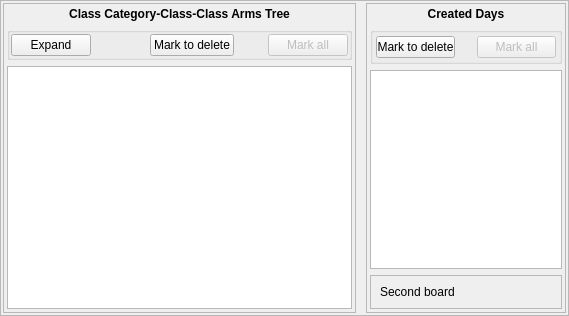
                   <widget class="QFrame" name="frame_23">
                    <property name="frameShape">
                     <enum>QFrame::StyledPanel</enum>
                    </property>
                    <property name="frameShadow">
                     <enum>QFrame::Raised</enum>
                    </property>
                    <layout class="QHBoxLayout" name="horizontalLayout_7">
                     <property name="spacing">
                      <number>10</number>
                     </property>
                     <property name="leftMargin">
                      <number>2</number>
                     </property>
                     <property name="topMargin">
                      <number>2</number>
                     </property>
                     <property name="rightMargin">
                      <number>2</number>
                     </property>
                     <property name="bottomMargin">
                      <number>2</number>
                     </property>
                     <item>
                      <widget class="QFrame" name="frame_24">
                       <property name="maximumSize">
                        <size>
                         <width>16777215</width>
                         <height>16777215</height>
                        </size>
                       </property>
                       <property name="frameShape">
                        <enum>QFrame::StyledPanel</enum>
                       </property>
                       <property name="frameShadow">
                        <enum>QFrame::Raised</enum>
                       </property>
                       <layout class="QVBoxLayout" name="verticalLayout_74">
                        <property name="leftMargin">
                         <number>3</number>
                        </property>
                        <property name="topMargin">
                         <number>3</number>
                        </property>
                        <property name="rightMargin">
                         <number>3</number>
                        </property>
                        <property name="bottomMargin">
                         <number>3</number>
                        </property>
                        <item>
                         <widget class="QLabel" name="label_37">
                          <property name="font">
                           <font>
                            <weight>75</weight>
                            <bold>true</bold>
                           </font>
                          </property>
                          <property name="text">
                           <string>Class Category-Class-Class Arms Tree</string>
                          </property>
                          <property name="alignment">
                           <set>Qt::AlignCenter</set>
                          </property>
                         </widget>
                        </item>
                        <item>
                         <widget class="QGroupBox" name="groupBox">
                          <property name="title">
                           <string/>
                          </property>
                          <layout class="QHBoxLayout" name="horizontalLayout_35">
                           <property name="spacing">
                            <number>4</number>
                           </property>
                           <property name="leftMargin">
                            <number>1</number>
                           </property>
                           <property name="topMargin">
                            <number>1</number>
                           </property>
                           <property name="rightMargin">
                            <number>1</number>
                           </property>
                           <property name="bottomMargin">
                            <number>1</number>
                           </property>
                           <item>
                            <widget class="QPushButton" name="expand_class_tree_btn">
                             <property name="text">
                              <string>Expand</string>
                             </property>
                            </widget>
                           </item>
                           <item>
                            <spacer name="horizontalSpacer_6">
                             <property name="orientation">
                              <enum>Qt::Horizontal</enum>
                             </property>
                             <property name="sizeType">
                              <enum>QSizePolicy::Fixed</enum>
                             </property>
                             <property name="sizeHint" stdset="0">
                              <size>
                               <width>55</width>
                               <height>20</height>
                              </size>
                             </property>
                            </spacer>
                           </item>
                           <item>
                            <widget class="QPushButton" name="mark_class_btn">
                             <property name="maximumSize">
                              <size>
                               <width>100</width>
                               <height>16777215</height>
                              </size>
                             </property>
                             <property name="toolTip">
                              <string>&lt;html&gt;&lt;head/&gt;&lt;body&gt;&lt;p&gt;Multi-select class models (class category or class)&lt;/p&gt;&lt;/body&gt;&lt;/html&gt;</string>
                             </property>
                             <property name="text">
                              <string>Mark to delete</string>
                             </property>
                            </widget>
                           </item>
                           <item>
                            <spacer name="horizontalSpacer_2">
                             <property name="orientation">
                              <enum>Qt::Horizontal</enum>
                             </property>
                             <property name="sizeType">
                              <enum>QSizePolicy::Fixed</enum>
                             </property>
                             <property name="sizeHint" stdset="0">
                              <size>
                               <width>30</width>
                               <height>20</height>
                              </size>
                             </property>
                            </spacer>
                           </item>
                           <item>
                            <widget class="QPushButton" name="class_markall_btn">
                             <property name="enabled">
                              <bool>false</bool>
                             </property>
                             <property name="maximumSize">
                              <size>
                               <width>90</width>
                               <height>16777215</height>
                              </size>
                             </property>
                             <property name="text">
                              <string>Mark all</string>
                             </property>
                             <property name="checkable">
                              <bool>false</bool>
                             </property>
                            </widget>
                           </item>
                          </layout>
                         </widget>
                        </item>
                        <item>
                         <widget class="QTreeWidget" name="cat_class_arm_tree">
                          <property name="minimumSize">
                           <size>
                            <width>0</width>
                            <height>0</height>
                           </size>
                          </property>
                          <property name="indentation">
                           <number>10</number>
                          </property>
                          <property name="wordWrap">
                           <bool>true</bool>
                          </property>
                          <property name="headerHidden">
                           <bool>true</bool>
                          </property>
                          <column>
                           <property name="text">
                            <string notr="true">1</string>
                           </property>
                          </column>
                         </widget>
                        </item>
                       </layout>
                      </widget>
                     </item>
                     <item>
                      <widget class="QFrame" name="frame_25">
                       <property name="minimumSize">
                        <size>
                         <width>0</width>
                         <height>310</height>
                        </size>
                       </property>
                       <property name="maximumSize">
                        <size>
                         <width>200</width>
                         <height>16777215</height>
                        </size>
                       </property>
                       <property name="frameShape">
                        <enum>QFrame::StyledPanel</enum>
                       </property>
                       <property name="frameShadow">
                        <enum>QFrame::Raised</enum>
                       </property>
                       <layout class="QVBoxLayout" name="verticalLayout_75">
                        <property name="leftMargin">
                         <number>3</number>
                        </property>
                        <property name="topMargin">
                         <number>3</number>
                        </property>
                        <property name="rightMargin">
                         <number>3</number>
                        </property>
                        <property name="bottomMargin">
                         <number>3</number>
                        </property>
                        <item>
                         <widget class="QLabel" name="label_40">
                          <property name="font">
                           <font>
                            <weight>75</weight>
                            <bold>true</bold>
                           </font>
                          </property>
                          <property name="text">
                           <string>Created Days</string>
                          </property>
                          <property name="alignment">
                           <set>Qt::AlignCenter</set>
                          </property>
                         </widget>
                        </item>
                        <item>
                         <widget class="QGroupBox" name="groupBox_19">
                          <property name="title">
                           <string/>
                          </property>
                          <layout class="QHBoxLayout" name="horizontalLayout_36">
                           <property name="spacing">
                            <number>4</number>
                           </property>
                           <property name="leftMargin">
                            <number>3</number>
                           </property>
                           <property name="topMargin">
                            <number>3</number>
                           </property>
                           <property name="rightMargin">
                            <number>3</number>
                           </property>
                           <property name="bottomMargin">
                            <number>3</number>
                           </property>
                           <item>
                            <widget class="QPushButton" name="mark_days_btn">
                             <property name="maximumSize">
                              <size>
                               <width>115</width>
                               <height>16777215</height>
                              </size>
                             </property>
                             <property name="text">
                              <string>Mark to delete</string>
                             </property>
                            </widget>
                           </item>
                           <item>
                            <spacer name="horizontalSpacer_5">
                             <property name="orientation">
                              <enum>Qt::Horizontal</enum>
                             </property>
                             <property name="sizeType">
                              <enum>QSizePolicy::Fixed</enum>
                             </property>
                             <property name="sizeHint" stdset="0">
                              <size>
                               <width>18</width>
                               <height>20</height>
                              </size>
                             </property>
                            </spacer>
                           </item>
                           <item>
                            <widget class="QPushButton" name="day_markall_btn">
                             <property name="enabled">
                              <bool>false</bool>
                             </property>
                             <property name="maximumSize">
                              <size>
                               <width>85</width>
                               <height>16777215</height>
                              </size>
                             </property>
                             <property name="text">
                              <string>Mark all</string>
                             </property>
                            </widget>
                           </item>
                          </layout>
                         </widget>
                        </item>
                        <item>
                         <widget class="QListWidget" name="day_list">
                          <property name="maximumSize">
                           <size>
                            <width>16777215</width>
                            <height>16777215</height>
                           </size>
                          </property>
                         </widget>
                        </item>
                        <item>
                         <widget class="QFrame" name="frame_27">
                          <property name="frameShape">
                           <enum>QFrame::StyledPanel</enum>
                          </property>
                          <property name="frameShadow">
                           <enum>QFrame::Raised</enum>
                          </property>
                          <layout class="QVBoxLayout" name="verticalLayout_78">
                           <item>
                            <widget class="QLabel" name="label_101">
                             <property name="text">
                              <string>Second board</string>
                             </property>
                            </widget>
                           </item>
                          </layout>
                         </widget>
                        </item>
                       </layout>
                      </widget>
                     </item>
                    </layout>
                   </widget>
